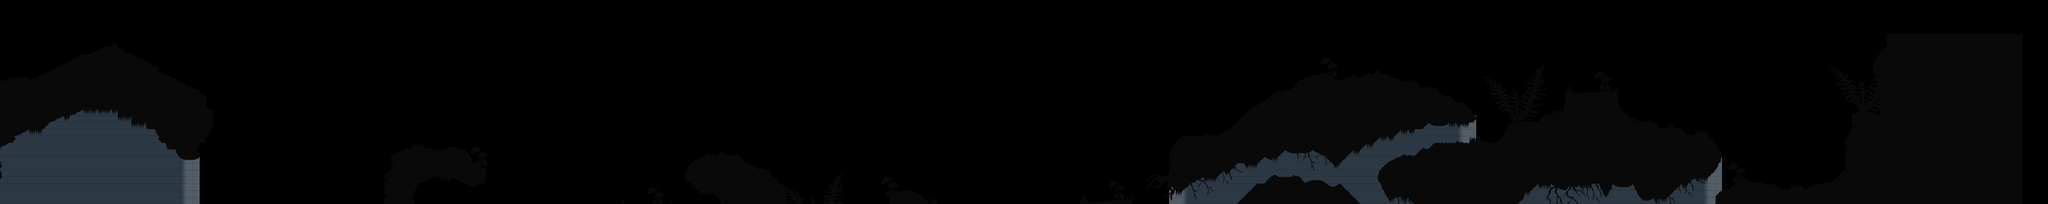

Tiled map render using the project's own tile images. Description and the map definition, with tile-layer contents summarised, below:
An orthogonal 300x30 tile map with 16x16 px tiles, 2 tile layers (Слой тайлов 2, Слой тайлов 1), 18 image layers.

<map version="1.0" orientation="orthogonal" renderorder="right-down" width="300" height="30" tilewidth="16" tileheight="16" nextobjectid="1">
 <tileset firstgid="1" name="mininicular" tilewidth="16" tileheight="16" tilecount="80" columns="4">
  <image source="mininicular.png" width="64" height="320" />
 </tileset>
 <imagelayer name="Слой изображений 3" opacity="0.5" offsetx="97" offsety="0">
  <image source="1.png" width="841" height="560" />
 </imagelayer>
 <imagelayer name="Копия Слой изображений 3" opacity="0.5" offsetx="1717" offsety="0">
  <image source="1.png" width="841" height="560" />
 </imagelayer>
 <imagelayer name="Копия Копия Слой изображений 3" opacity="0.5" offsetx="2587" offsety="-2">
  <image source="1.png" width="841" height="560" />
 </imagelayer>
 <imagelayer name="Копия Копия Копия Слой изображений 3" opacity="0.5" offsetx="3363" offsety="2">
  <image source="1.png" width="841" height="560" />
 </imagelayer>
 <imagelayer name="Копия Копия Копия Копия Слой изображений 3" opacity="0.5" offsetx="4083" offsety="2">
  <image source="1.png" width="841" height="560" />
 </imagelayer>
 <imagelayer name="Копия Слой изображений 3" opacity="0.5" offsetx="892" offsety="-2">
  <image source="1.png" width="841" height="560" />
 </imagelayer>
 <imagelayer name="Слой изображений 2" opacity="0.7" offsetx="-197" offsety="0">
  <image source="1.png" trans="000000" width="841" height="560" />
 </imagelayer>
 <imagelayer name="Копия Слой изображений 2" opacity="0.7" offsetx="1587" offsety="0">
  <image source="1.png" trans="000000" width="841" height="560" />
 </imagelayer>
 <imagelayer name="Копия Копия Слой изображений 2" opacity="0.7" offsetx="2521" offsety="-2">
  <image source="1.png" trans="000000" width="841" height="560" />
 </imagelayer>
 <imagelayer name="Копия Копия Копия Слой изображений 2" opacity="0.7" offsetx="3413" offsety="-6">
  <image source="1.png" trans="000000" width="841" height="560" />
 </imagelayer>
 <imagelayer name="Копия Копия Копия Копия Слой изображений 2" opacity="0.7" offsetx="4157" offsety="-2">
  <image source="1.png" trans="000000" width="841" height="560" />
 </imagelayer>
 <imagelayer name="Копия Слой изображений 2" opacity="0.7" offsetx="807" offsety="0">
  <image source="1.png" trans="000000" width="841" height="560" />
 </imagelayer>
 <imagelayer name="Слой изображений 1" offsetx="-43" offsety="0">
  <image source="1.png" width="841" height="560" />
 </imagelayer>
 <imagelayer name="Копия Слой изображений 1" offsetx="1662.33" offsety="0">
  <image source="1.png" width="841" height="560" />
 </imagelayer>
 <imagelayer name="Копия Копия Слой изображений 1" offsetx="2404.33" offsety="-2">
  <image source="1.png" width="841" height="560" />
 </imagelayer>
 <imagelayer name="Копия Копия Копия Слой изображений 1" offsetx="3288.33" offsety="-2">
  <image source="1.png" width="841" height="560" />
 </imagelayer>
 <imagelayer name="Копия Копия Копия Копия Слой изображений 1" offsetx="4024.33" offsety="-2">
  <image source="1.png" width="841" height="560" />
 </imagelayer>
 <imagelayer name="Копия Слой изображений 1" offsetx="755" offsety="-4">
  <image source="1.png" width="841" height="560" />
 </imagelayer>
 <layer name="Слой тайлов 2" width="300" height="30" offsetx="-60" offsety="80">
  <data>[9000 cells, 1083 non-empty, 4 distinct tile ids]</data>
 </layer>
 <layer name="Слой тайлов 1" width="300" height="30" offsetx="-60" offsety="80">
  <data>[9000 cells, 3272 non-empty, 53 distinct tile ids]</data>
 </layer>
 <imagelayer name="пенек" offsetx="1411" offsety="440">
  <image source="пеньки/stump_1.png" width="206" height="144" />
 </imagelayer>
 <imagelayer name="Копия пенек" offsetx="3631" offsety="168">
  <image source="пеньки/stump_1.png" width="206" height="144" />
 </imagelayer>
 <imagelayer name="Копия пенек" offsetx="2492.67" offsety="424.667">
  <image source="пеньки/stump_1.png" width="206" height="144" />
 </imagelayer>
 <imagelayer name="гриб" offsetx="1102.67" offsety="344">
  <image source="пеньки/murshroom.png" width="42" height="57" />
 </imagelayer>
 <imagelayer name="Копия гриб" offsetx="3566.67" offsety="500">
  <image source="пеньки/murshroom.png" width="42" height="57" />
 </imagelayer>
 <imagelayer name="Копия Копия гриб" offsetx="3094.67" offsety="134">
  <image source="пеньки/murshroom.png" width="42" height="57" />
 </imagelayer>
 <imagelayer name="Копия Копия Копия гриб" offsetx="4050.67" offsety="382">
  <image source="пеньки/murshroom.png" width="42" height="57" />
 </imagelayer>
 <imagelayer name="Копия гриб" offsetx="2065.67" offsety="415">
  <image source="пеньки/murshroom.png" width="42" height="57" />
 </imagelayer>
 <imagelayer name="папоротник1" offsetx="24" offsety="44">
  <image source="растения/fern.png" width="184" height="128" />
 </imagelayer>
 <imagelayer name="Копия папоротник1" offsetx="2738" offsety="206">
  <image source="растения/fern.png" width="184" height="128" />
 </imagelayer>
 <imagelayer name="Копия папоротник1" offsetx="737.333" offsety="408">
  <image source="растения/fern.png" width="184" height="128" />
 </imagelayer>
 <imagelayer name="Копия Копия папоротник1" offsetx="1525.33" offsety="412">
  <image source="растения/fern.png" width="184" height="128" />
 </imagelayer>
 <imagelayer name="папоротник2" offsetx="1828" offsety="402.667">
  <image source="растения/fern2.png" width="153" height="151" />
 </imagelayer>
 <imagelayer name="Копия папоротник2" offsetx="3474" offsety="146.667">
  <image source="растения/fern2.png" width="153" height="151" />
 </imagelayer>
 <imagelayer name="Копия Копия папоротник2" offsetx="4286" offsety="124.667">
  <image source="растения/fern2.png" width="153" height="151" />
 </imagelayer>
 <imagelayer name="палочка" offsetx="2680" offsety="384">
  <image source="растения/stick.png" width="95" height="89" />
 </imagelayer>
 <imagelayer name="корень" offsetx="3024.67" offsety="284">
  <image source="растения/root.png" width="168" height="120" />
 </imagelayer>
 <imagelayer name="Копия корень" offsetx="3615.33" offsety="392">
  <image source="растения/root.png" width="168" height="120" />
 </imagelayer>
 <imagelayer name="Копия Копия корень" offsetx="2748.67" offsety="352">
  <image source="растения/root.png" width="168" height="120" />
 </imagelayer>
 <imagelayer name="Копия Копия Копия корень" offsetx="3260.67" offsety="389.333">
  <image source="растения/root.png" width="168" height="120" />
 </imagelayer>
 <imagelayer name="Копия Копия Копия Копия корень" offsetx="3831.33" offsety="378.667">
  <image source="растения/root.png" width="168" height="120" />
 </imagelayer>
 <imagelayer name="палочка2" offsetx="493" offsety="500">
  <image source="растения/stick2.png" width="205" height="58" />
 </imagelayer>
 <imagelayer name="дерево" offsetx="290.667" offsety="56">
  <image source="растения/tree.png" width="183" height="101" />
 </imagelayer>
 <imagelayer name="Копия дерево" offsetx="982.667" offsety="429.333">
  <image source="растения/tree.png" width="183" height="101" />
 </imagelayer>
 <imagelayer name="Копия Копия дерево" offsetx="2374.67" offsety="424">
  <image source="растения/tree.png" width="183" height="101" />
 </imagelayer>
 <imagelayer name="Копия Копия Копия дерево" offsetx="3150.67" offsety="90.6667">
  <image source="растения/tree.png" width="183" height="101" />
 </imagelayer>
 <imagelayer name="Копия Копия Копия Копия дерево" offsetx="4152" offsety="352">
  <image source="растения/tree.png" width="183" height="101" />
 </imagelayer>
</map>
